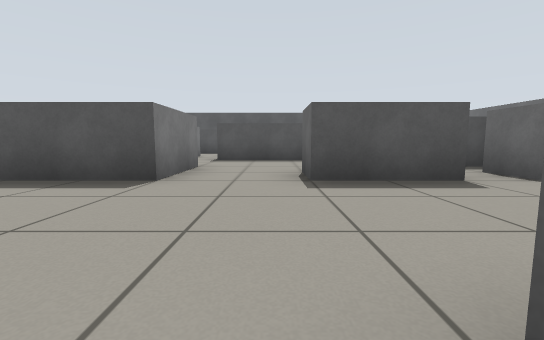
[1] (above)

23 first-person views from a walk through a robot-simulator world made for Gazebo. The camera is 0.51 m above the floor, tilts 6° down and sees 90° across. The floor is counted in squares, 1 m on a side. Each view is taken from the middle of a square. On the plan, view 1 faces up. The plan holds only what a view shows up to about 9 squares ahead; the rest is blank.

[2]
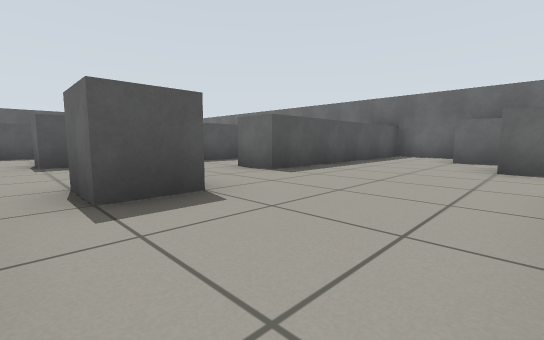

[3]
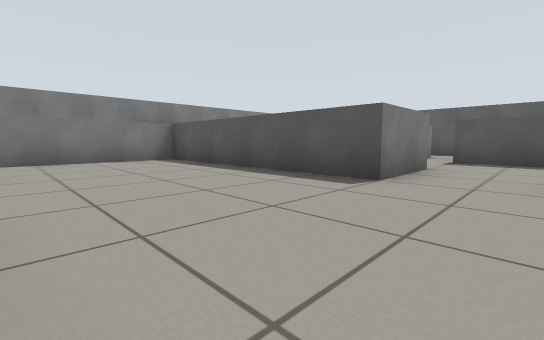

[4]
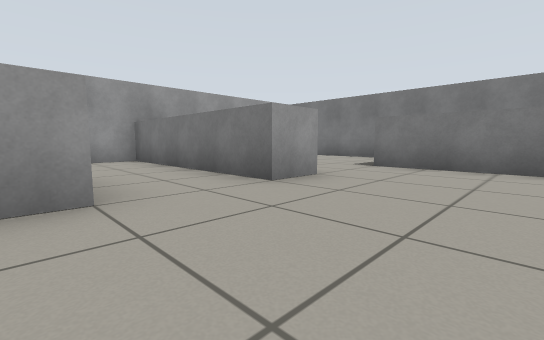

[5]
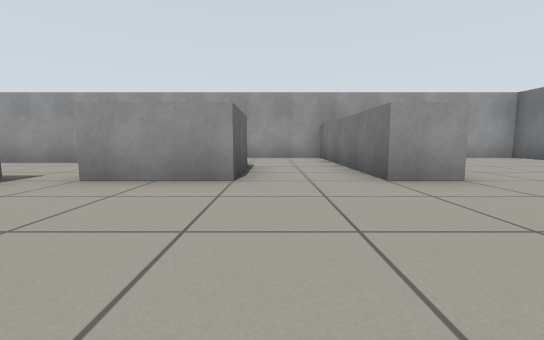

[6]
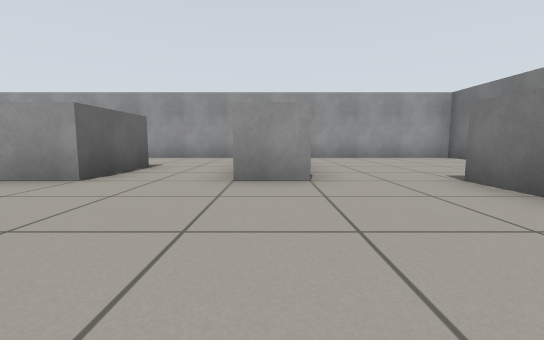

[7]
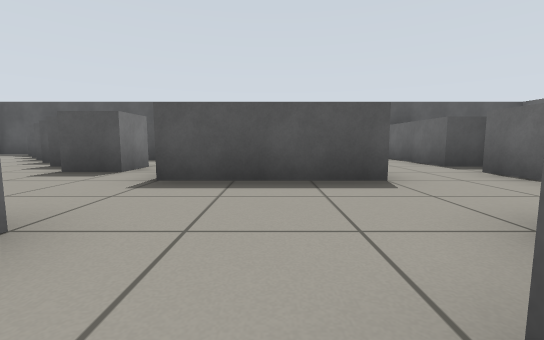

[8]
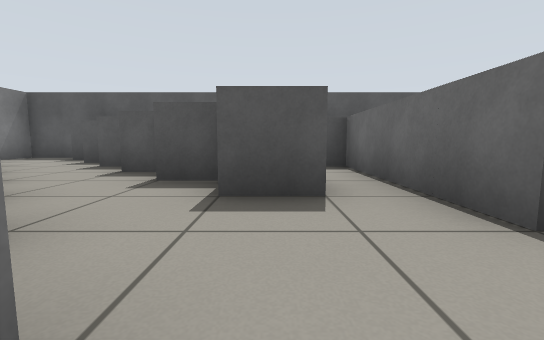

[9]
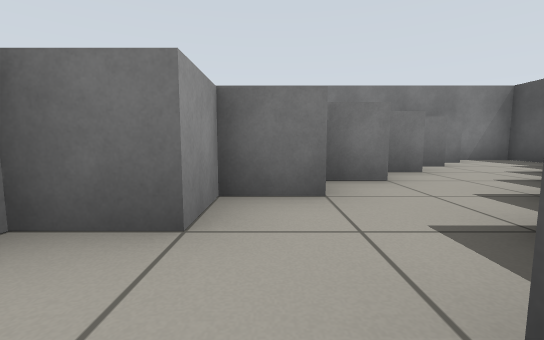

[10]
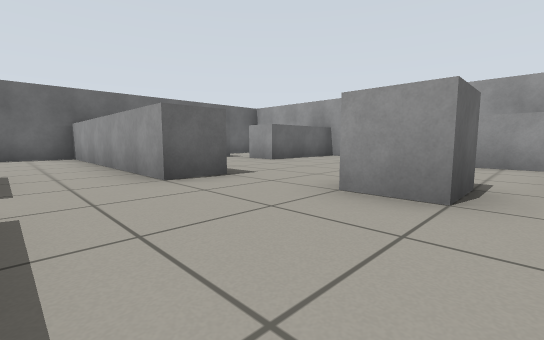

[11]
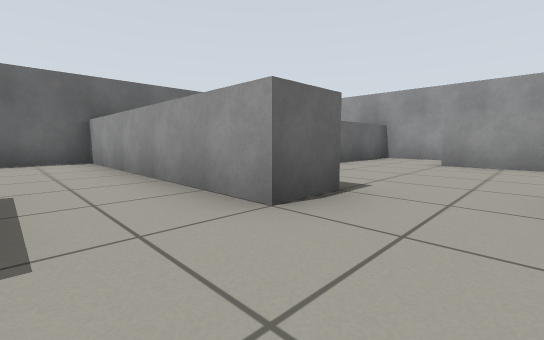

[12]
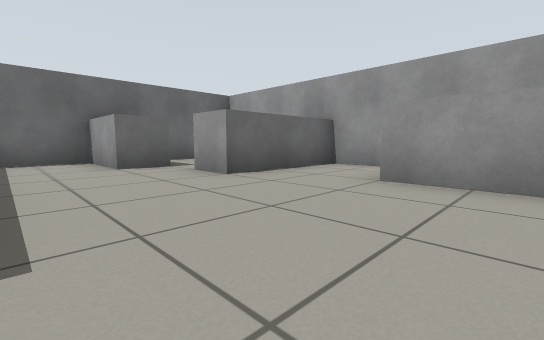

[13]
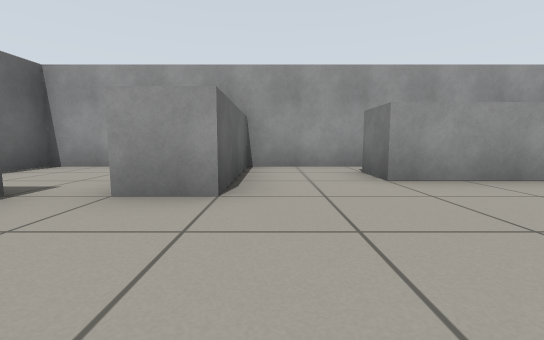

[14]
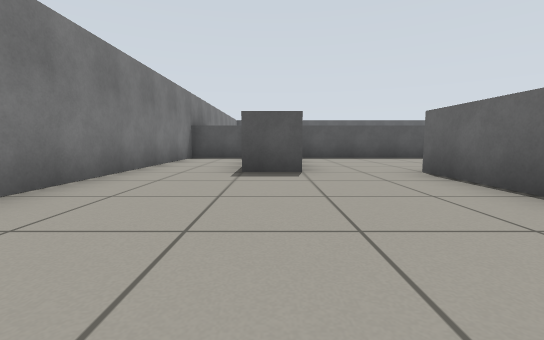

[15]
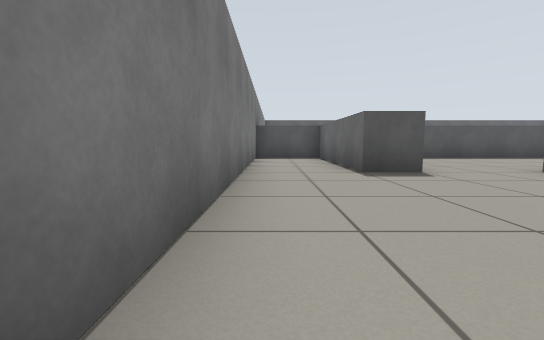

[16]
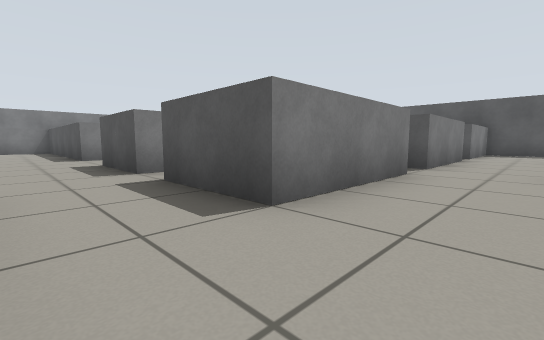

[17]
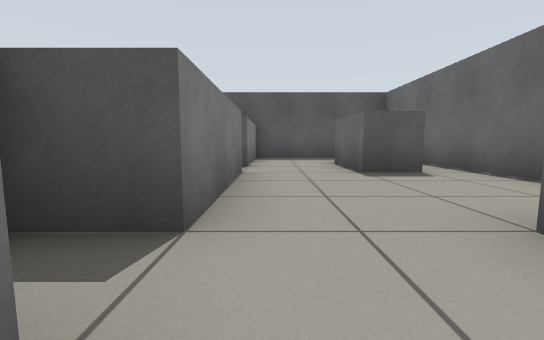

[18]
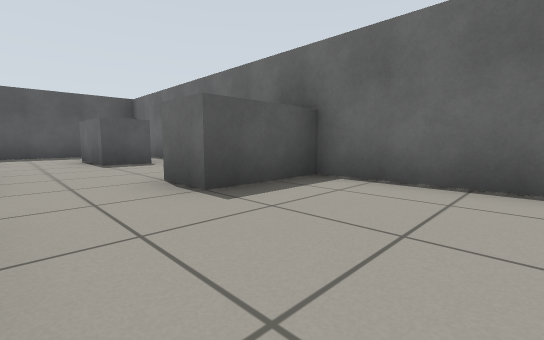

[19]
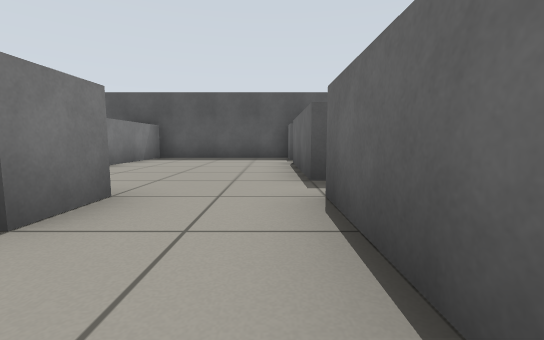

[20]
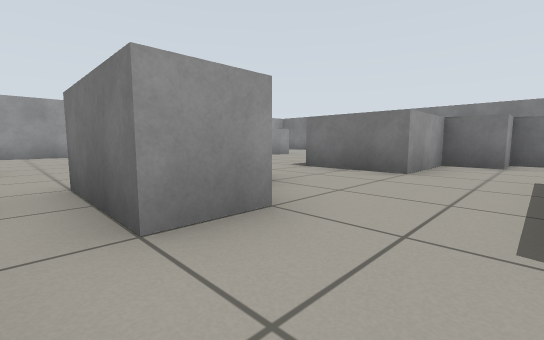

[21]
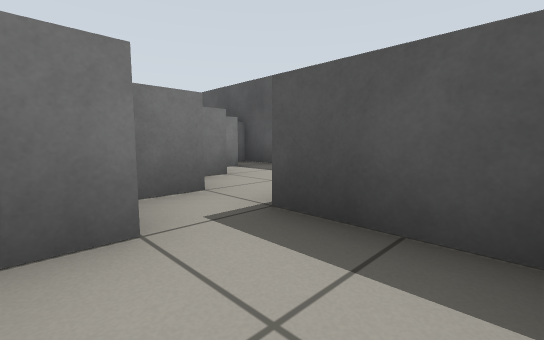

[22]
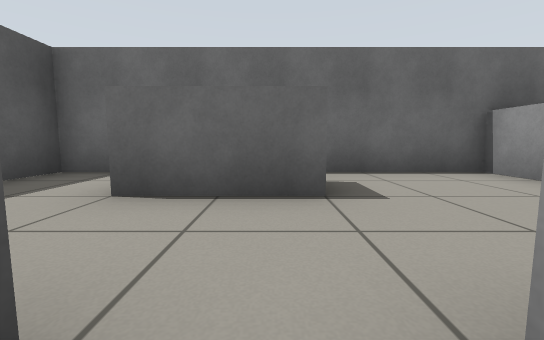

[23]
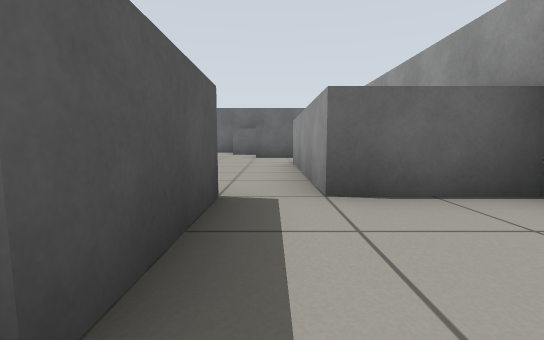

### Floor plan
Points are (right, up) in squares from view 1. A wall is a line through its corners. A room is listed if a view was taken in it or the views show most of it. See-through windows are left out.
Room 1 (views 1, 3, 4, 5, 6, 7, 8, 9, 10, 11, 12, 13, 19, 20, 21)
walls: (1.5, 5.5) (2.5, 5.5) (2.5, 3.5) (0.5, 3.5) (0.5, 4.5); (-2.5, -0.5) (-0.5, -0.5); (3.5, 6.4) (3.5, 8.5); (1.5, 8.5) (1.5, 7.5) (-1.5, 7.5) (-1.5, 11.5) (-3.5, 11.5); (1.6, -0.5) (0.5, -0.5) (0.5, 0.5) (1.5, 0.5); (4.4, 5.5) (3.9, 5.5); (-2.5, 9.5) (-2.5, 8.5) (-3.5, 8.5); (-3.6, 9.5) (-4.5, 9.5); (-5.5, -0.5) (-4.5, -0.5); (-5.5, 8.6) (-5.5, 7.5) (-4.5, 7.5) (-4.5, 6.5) (-3.5, 6.5) (-3.5, 5.5) (-1.5, 5.5) (-1.5, 3.5) (-7.5, 3.5) (-7.5, 0.5); (5.5, 3.5) (3.5, 3.5) (3.5, 4.5); (-3.5, 10.6) (-3.5, 9.9); (-4.9, 10.5) (-5.5, 10.5); (0.5, -3.5) (3.5, -3.5); (-6.5, 9.6) (-6.5, 8.6); (-4.5, 11.6) (-4.5, 10.8); (-6, 11.5) (-6.5, 11.5); (-7.5, 10.6) (-7.5, 9.9); (5.5, -3.5) (5.5, -2.5) (6.5, -2.5); (-8.5, 11.6) (-8.5, 11); (7.5, -2.6) (7.5, -1.5) (9.5, -1.5) (9.5, 0.5) (3.5, 0.5) (3.5, 1.5) (5.5, 1.5); (-9.5, 12.6) (-9.5, 12.1); (-9.1, 14.5) (-10.5, 14.5) (-10.5, 13.1)
ways out: opening at (-3.5, -1.5) to room 2; opening at (0, -3) to room 2; opening at (-6.5, -0.5) to room 3; opening at (4.5, 2.5) to room 4; opening at (2.5, 8) to room 5; opening at (7, -2) to room 6; opening at (4.5, -4) to room 7
Room 2 (views 2, 23)
walls: (-0.5, -2.5) (-2.5, -2.5) (-2.5, -0.5); (-4.5, -0.5) (-4.5, -5.5) (-0.5, -5.5) (-0.5, -3.5) (0.5, -3.5)
ways out: opening at (-3.5, -1.5) to room 1; opening at (0, -3) to room 1
Room 3 (views 14, 15)
walls: (-7.5, 0.5) (-7.5, -0.5) (-8.5, -0.5) (-8.5, 3.5) (-10.5, 3.5) (-10.5, -5.5) (-6.1, -5.5); (-5.5, -2.6) (-5.5, -0.5)
ways out: opening at (-6.5, -0.5) to room 1
Room 4 (views 16, 17, 18, 22)
walls: (8.5, 7.5) (9.5, 7.5) (9.5, 12.5); (5.5, 6.6) (5.5, 3.5); (5.5, 10.5) (5.5, 7.5) (4.5, 7.5); (8.6, 10.5) (7.5, 10.5) (7.5, 12.5); (5.5, 1.5) (9.5, 1.5) (9.5, 6.5) (7.5, 6.5) (7.5, 7.5); (8.5, 14.5) (5.5, 14.5) (5.5, 11.5)
ways out: opening at (4.5, 2.5) to room 1; opening at (8, 13.5) to room 8; opening at (9, 11.5) to room 8
Room 5 (no view inside)
walls: (4.4, 9.5) (3.5, 9.5) (3.5, 12.5); (3.5, 13.5) (3.5, 14.5) (-0.5, 14.5) (-0.5, 11.8)
ways out: opening at (2.5, 8) to room 1
Room 6 (no view inside)
walls: (8.2, -5.5) (9.5, -5.5) (9.5, -3.4)
ways out: opening at (7, -2) to room 1
Room 7 (no view inside)
walls: (3.1, -5.5) (5.5, -5.5) (5.5, -3.5); (3.5, -3.5) (3.5, -4.5)
ways out: opening at (4.5, -4) to room 1
Room 8 (no view inside)
walls: (9.5, 12.5) (9.5, 14.5) (8.5, 14.5)
ways out: opening at (8, 13.5) to room 4; opening at (9, 11.5) to room 4

Where each view was taken, in squares from view 1:
view 1: 0 up, 0 right, facing up
view 2: 3 down, 0 right, facing up-right
view 3: 0 up, 0 right, facing up-left
view 4: 2 up, 2 left, facing down-left
view 5: 3 up, 3 left, facing down
view 6: 3 up, 5 left, facing down
view 7: 4 up, 0 right, facing up
view 8: 6 up, 3 left, facing up
view 9: 8 up, 3 left, facing left
view 10: 3 up, 0 right, facing down-right
view 11: 3 up, 2 right, facing down-right
view 12: 0 up, 2 right, facing down-right
view 13: 0 up, 5 right, facing down
view 14: 5 down, 8 left, facing up
view 15: 5 down, 10 left, facing up
view 16: 2 up, 7 right, facing up-left
view 17: 6 up, 6 right, facing up
view 18: 4 up, 6 right, facing up-right
view 19: 6 up, 3 right, facing up
view 20: 7 up, 3 right, facing down-left
view 21: 10 up, 2 left, facing up-left
view 22: 11 up, 5 right, facing right
view 23: 3 down, 3 left, facing right
